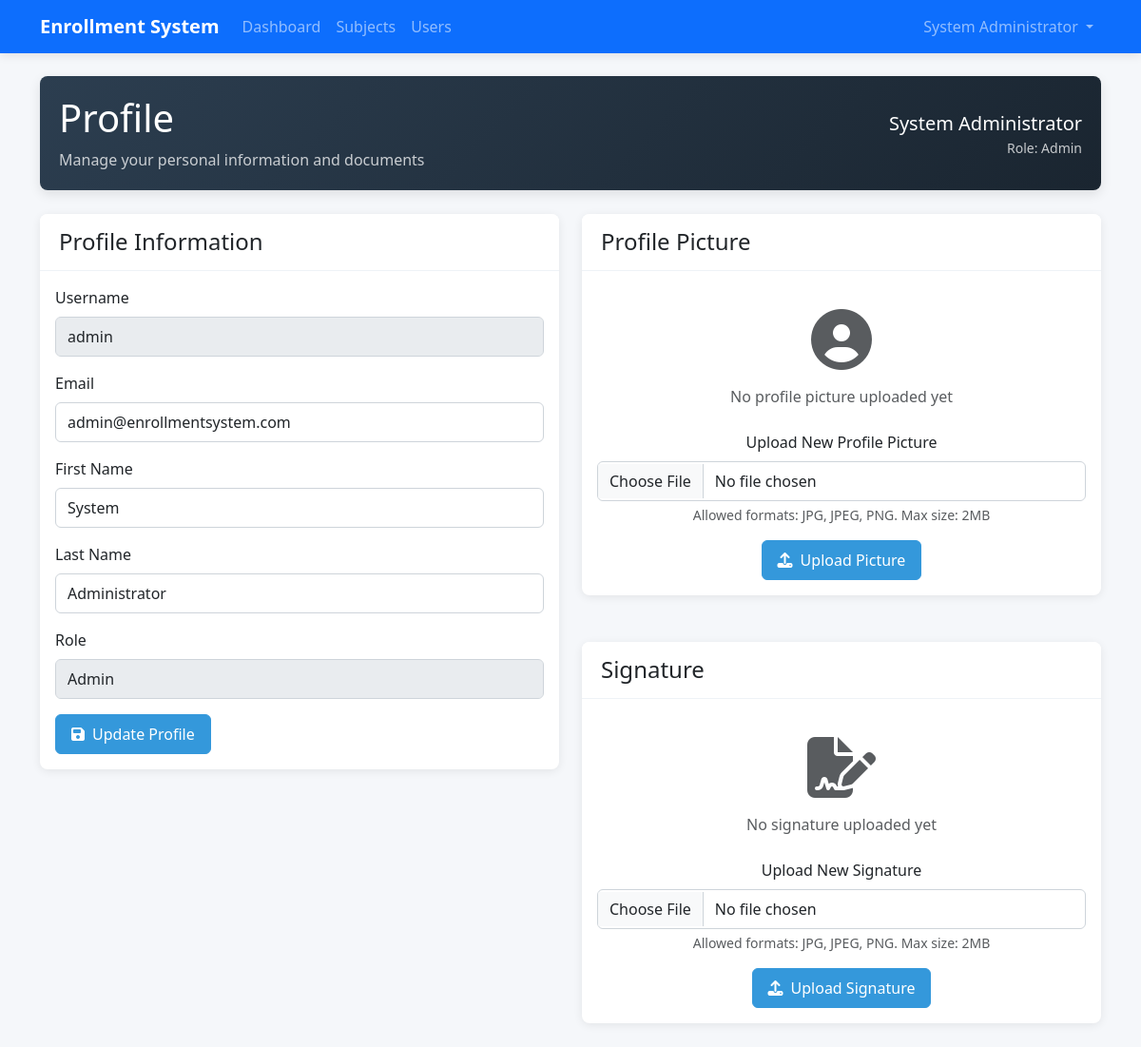
The app's page /profile.php (signed in) with its own data.
### tables this page shows
CREATE TABLE `users` (
  `id` int(11) NOT NULL,
  `username` varchar(50) NOT NULL,
  `password` varchar(255) NOT NULL,
  `email` varchar(100) NOT NULL,
  `first_name` varchar(50) NOT NULL,
  `last_name` varchar(50) NOT NULL,
  `role` enum('student','faculty','admin') NOT NULL,
  `profile_picture` varchar(255) DEFAULT NULL,
  `signature` varchar(255) DEFAULT NULL,
  `created_at` timestamp NOT NULL DEFAULT current_timestamp()
);

### models/User.php (called while the page is built, shortened)
<?php
class User
{
    private $pdo;
    public function __construct($pdo)
    {
        $this->pdo = $pdo;
    }
    public function getUserById($id)
    {
        $stmt = $this->pdo->prepare("SELECT * FROM users WHERE id = ?");
        $stmt->execute([$id]);
        return $stmt->fetch();
    }
}

### profile.php (the view, shortened to what this page needs)
<?php
require_once 'config/db.php';
require_once 'models/User.php';
$user_id = $_SESSION['user_id'];
$user_model = new User($pdo);
$user = $user_model->getUserById($user_id);
?>
<!DOCTYPE html>
<html lang="en">
<head>
    <link href="https://cdn.jsdelivr.net/npm/bootstrap@5.3.0/dist/css/bootstrap.min.css" rel="stylesheet">
    <link href="assets/css/style.css" rel="stylesheet">
</head>
<body>
    <?php include 'includes/navbar.php'; ?>
    <div class="container mt-4">
        <div class="profile-header">
            <div class="d-flex justify-content-between align-items-center">
                <div>
                    <h1 class="mb-2">Profile</h1>
                    <p class="mb-0 opacity-75">Manage your personal information and documents</p>
                </div>
                <div class="text-end">
                    <div class="fs-5"><?php echo htmlspecialchars($user['first_name'] . ' ' . $user['last_name']); ?></div>
                    <div class="small opacity-75">Role: <?php echo ucfirst(htmlspecialchars($user['role'])); ?></div>
                </div>
            </div>
        </div>
        <div class="row">
            <div class="col-md-6">
                <div class="card profile-card">
                    <div class="profile-card-header">
                        <h4 class="mb-0">Profile Information</h4>
                    </div>
                    <div class="card-body">
                        <form method="POST">
                            <div class="mb-3">
                                <label for="username" class="form-label">Username</label>
                                <input type="text" class="form-control" id="username" value="<?php echo htmlspecialchars($user['username']); ?>" disabled>
                            </div>
                            <div class="mb-3">
                                <label for="email" class="form-label">Email</label>
                                <input type="email" class="form-control" id="email" name="email" value="<?php echo htmlspecialchars($user['email']); ?>" required>
                            </div>
                            <div class="mb-3">
                                <label for="first_name" class="form-label">First Name</label>
                                <input type="text" class="form-control" id="first_name" name="first_name" value="<?php echo htmlspecialchars($user['first_name']); ?>" required>
                            </div>
                            <div class="mb-3">
                                <label for="last_name" class="form-label">Last Name</label>
                                <input type="text" class="form-control" id="last_name" name="last_name" value="<?php echo htmlspecialchars($user['last_name']); ?>" required>
                            </div>
                            <div class="mb-3">
                                <label for="role" class="form-label">Role</label>
                                <input type="text" class="form-control" id="role" value="<?php echo ucfirst(htmlspecialchars($user['role'])); ?>" disabled>
                            </div>
                            <button type="submit" name="update_profile" class="btn btn-primary">
                                <i class="fas fa-save me-2"></i>Update Profile
                            </button>
                        </form>
                    </div>
                </div>
            </div>
            <div class="col-md-6">
                <div class="row">
                    <div class="col-12 mb-4">
                        <div class="card profile-card">
                            <div class="profile-card-header">
                                <h4 class="mb-0">Profile Picture</h4>
                            </div>
                            <div class="card-body text-center">
                                <?php if (!empty($user['profile_picture'])): ?>
                                    <img src="<?php echo $user['profile_picture']; ?>" alt="Profile Picture" class="img-fluid profile-img mb-3">
                                <?php else: ?>
                                    <div class="py-4">
                                        <i class="fas fa-user-circle fa-4x text-muted mb-3"></i>
                                        <p class="text-muted mb-0">No profile picture uploaded yet</p>
                                    </div>
                                <?php endif; ?>
                                <form method="POST" enctype="multipart/form-data">
                                    <div class="mb-3">
                                        <label for="profile_picture" class="form-label">Upload New Profile Picture</label>
                                        <input type="file" class="form-control" id="profile_picture" name="profile_picture" accept="image/*">
                                        <div class="form-text">Allowed formats: JPG, JPEG, PNG. Max size: 2MB</div>
                                    </div>
                                    <button type="submit" class="btn btn-primary">
                                        <i class="fas fa-upload me-2"></i>Upload Picture
                                    </button>
                                </form>
                            </div>
                        </div>
                    </div>
                    <div class="col-12">
                        <div class="card profile-card">
                            <div class="profile-card-header">
                                <h4 class="mb-0">Signature</h4>
                            </div>
                            <div class="card-body text-center">
                                <?php if (!empty($user['signature'])): ?>
                                    <img src="<?php echo $user['signature']; ?>" alt="Signature" class="img-fluid signature-img mb-3">
                                <?php else: ?>
                                    <div class="py-4">
                                        <i class="fas fa-file-signature fa-4x text-muted mb-3"></i>
                                        <p class="text-muted mb-0">No signature uploaded yet</p>
                                    </div>
                                <?php endif; ?>
                                <form method="POST" enctype="multipart/form-data">
                                    <div class="mb-3">
                                        <label for="signature" class="form-label">Upload New Signature</label>
                                        <input type="file" class="form-control" id="signature" name="signature" accept="image/*">
                                        <div class="form-text">Allowed formats: JPG, JPEG, PNG. Max size: 2MB</div>
                                    </div>
                                    <button type="submit" class="btn btn-primary">
                                        <i class="fas fa-upload me-2"></i>Upload Signature
                                    </button>
                                </form>
                            </div>
                        </div>
                    </div>
                </div>
            </div>
        </div>
    </div>
</body>
</html>

### assets/css/style.css (style rules this page uses)
:root { --primary-color: #2c3e50; --secondary-color: #3498db; --accent-color: #e74c3c; --light-bg: #f8f9fa; --dark-text: #2c3e50; --light-text: #7f8c8d; --success-color: #28a745; --warning-color: #ffc107; --danger-color: #dc3545; --info-color: #17a2b8; }
body { font-family: 'Segoe UI', Tahoma, Geneva, Verdana, sans-serif; background-color: #f5f7fa; color: var(--dark-text); }
.card { border-radius: 8px; border: none; box-shadow: 0 2px 10px rgba(0, 0, 0, 0.08); margin-bottom: 25px; transition: all 0.3s ease; }
.btn { border-radius: 6px; padding: 8px 16px; font-weight: 500; transition: all 0.3s ease; }
.btn-primary { background-color: var(--secondary-color); border-color: var(--secondary-color); }
.form-control { border-radius: 6px; padding: 8px 12px; border: 1px solid #ced4da; }

### profile.php (style rules this page uses)
:root { --primary-color: #2c3e50; --secondary-color: #3498db; --accent-color: #e74c3c; --light-bg: #f8f9fa; --dark-text: #2c3e50; --light-text: #7f8c8d; }
body { background-color: #f5f7fa; font-family: 'Segoe UI', Tahoma, Geneva, Verdana, sans-serif; }
.profile-header { background: linear-gradient(135deg, var(--primary-color), #1a2530); color: white; border-radius: 8px; padding: 20px; margin-bottom: 25px; box-shadow: 0 4px 12px rgba(0, 0, 0, 0.1); }
.profile-card { border-radius: 8px; border: none; box-shadow: 0 2px 10px rgba(0, 0, 0, 0.08); margin-bottom: 25px; }
.profile-card-header { border-radius: 8px 8px 0 0 !important; background-color: #ffffff; border-bottom: 1px solid #eef2f7; padding: 15px 20px; }
.btn { border-radius: 6px; padding: 8px 16px; font-weight: 500; transition: all 0.3s ease; }
.btn-primary { background-color: var(--secondary-color); border-color: var(--secondary-color); }

### records on screen
users: first_name+last_name "System Administrator", role "Admin", username "admin", email "admin@enrollmentsystem.com", first_name "System", last_name "Administrator"

### other values on screen
SITE_NAME "Enrollment System"
$_SESSION['first_name'] "System"
$_SESSION['last_name'] "Administrator"
